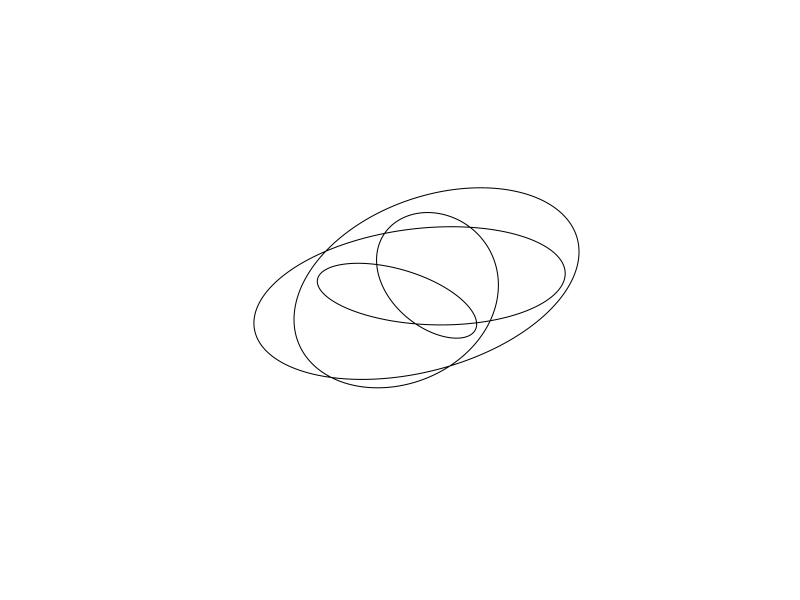

Reproduce this figure in R.
##http://www.sineofthetimes.org/the-art-of-parametric-equations-2/

library(tidyverse)
newX <- function(t,a,b,c){  (cos(a*t)) + ((cos(b*t))/2)  + ((sin(c*t))/3)      }
newY <- function(t,a,b,c){  (sin(a*t)) + ((sin(b*t))/2)  + ((cos(c*t))/3)      }

xa = c()
ya = c()
a=4
b=3
c=3
for (t in seq(1,10,.01)){
  xa <- c(xa,newX(t,a,b,c))
  ya <- c(ya,newY(t,a,b,c))
}
pltLimit <- 3
plot(0, 0,
     xlim=c(-pltLimit,pltLimit),
     ylim=c(-pltLimit,pltLimit),
     col = "transparent", xlab = "", ylab = "", axes=F)
out2 <- data.frame( cbind(xa,ya))
lines(out2)
head(out2)
